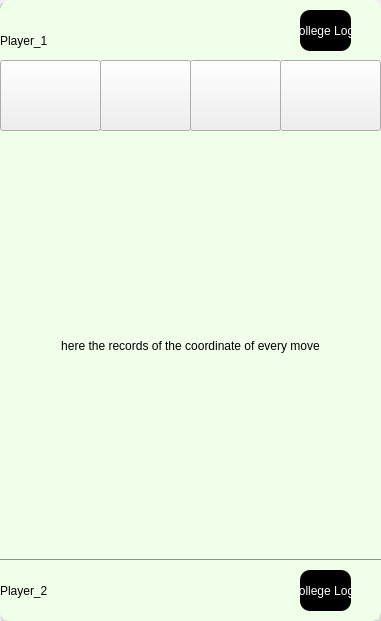
   <widget class="QGroupBox" name="groupBox">
    <property name="geometry">
     <rect>
      <x>900</x>
      <y>100</y>
      <width>381</width>
      <height>621</height>
     </rect>
    </property>
    <property name="title">
     <string>GroupBox</string>
    </property>
    <widget class="QLabel" name="P_1">
     <property name="geometry">
      <rect>
       <x>0</x>
       <y>0</y>
       <width>381</width>
       <height>81</height>
      </rect>
     </property>
     <property name="styleSheet">
      <string notr="true">QLabel {
	border-top-left-radius: 10px;
	border-top-right-radius: 10px;
 	background-color: rgb(240, 255, 233);
}

</string>
     </property>
     <property name="text">
      <string>Player_1</string>
     </property>
    </widget>
    <widget class="QLabel" name="label_2">
     <property name="geometry">
      <rect>
       <x>0</x>
       <y>560</y>
       <width>381</width>
       <height>61</height>
      </rect>
     </property>
     <property name="styleSheet">
      <string notr="true">QLabel {
	border-bottom-left-radius: 10px;
	border-bottom-right-radius: 10px;
 	background-color: rgb(240, 255, 233);
}

</string>
     </property>
     <property name="text">
      <string>Player_2</string>
     </property>
    </widget>
    <widget class="QLabel" name="P_2">
     <property name="geometry">
      <rect>
       <x>0</x>
       <y>130</y>
       <width>381</width>
       <height>431</height>
      </rect>
     </property>
     <property name="styleSheet">
      <string notr="true">QLabel {
    background-color: rgb(240, 255, 233);
 	border-bottom: 2px solid rgb(144, 144, 144);
  
}
</string>
     </property>
     <property name="lineWidth">
      <number>5</number>
     </property>
     <property name="text">
      <string>here the records of the coordinate of every move</string>
     </property>
     <property name="alignment">
      <set>Qt::AlignCenter</set>
     </property>
    </widget>
    <widget class="QPushButton" name="ForwardLeft">
     <property name="geometry">
      <rect>
       <x>0</x>
       <y>60</y>
       <width>101</width>
       <height>71</height>
      </rect>
     </property>
     <property name="toolTipDuration">
      <number>-1</number>
     </property>
     <property name="styleSheet">
      <string notr="true">QPushButton {
	background-color: rgb (204, 216, 197);
}

</string>
     </property>
     <property name="text">
      <string/>
     </property>
     <property name="icon">
      <iconset>
       <normaloff>Forward-Left.png</normaloff>Forward-Left.png</iconset>
     </property>
     <property name="iconSize">
      <size>
       <width>30</width>
       <height>30</height>
      </size>
     </property>
    </widget>
    <widget class="QPushButton" name="ForwrdRight">
     <property name="geometry">
      <rect>
       <x>280</x>
       <y>60</y>
       <width>101</width>
       <height>71</height>
      </rect>
     </property>
     <property name="styleSheet">
      <string notr="true">QPushButton {
	background-color: rgb (204, 216, 197);
}

</string>
     </property>
     <property name="text">
      <string/>
     </property>
     <property name="icon">
      <iconset>
       <normaloff>Forward-Right.png</normaloff>Forward-Right.png</iconset>
     </property>
     <property name="iconSize">
      <size>
       <width>30</width>
       <height>30</height>
      </size>
     </property>
    </widget>
    <widget class="QPushButton" name="NextRight">
     <property name="geometry">
      <rect>
       <x>190</x>
       <y>60</y>
       <width>91</width>
       <height>71</height>
      </rect>
     </property>
     <property name="styleSheet">
      <string notr="true">QPushButton {
	background-color: rgb (204, 216, 197);
}

</string>
     </property>
     <property name="text">
      <string/>
     </property>
     <property name="icon">
      <iconset>
       <normaloff>Next-Right.png</normaloff>Next-Right.png</iconset>
     </property>
     <property name="iconSize">
      <size>
       <width>30</width>
       <height>30</height>
      </size>
     </property>
    </widget>
    <widget class="QPushButton" name="NextLeft">
     <property name="geometry">
      <rect>
       <x>100</x>
       <y>60</y>
       <width>91</width>
       <height>71</height>
      </rect>
     </property>
     <property name="styleSheet">
      <string notr="true">QPushButton {
	background-color: rgb (204, 216, 197);
}

</string>
     </property>
     <property name="text">
      <string/>
     </property>
     <property name="icon">
      <iconset>
       <normaloff>Next-Left.png</normaloff>Next-Left.png</iconset>
     </property>
     <property name="iconSize">
      <size>
       <width>30</width>
       <height>30</height>
      </size>
     </property>
    </widget>
    <widget class="QLabel" name="logo">
     <property name="geometry">
      <rect>
       <x>300</x>
       <y>10</y>
       <width>51</width>
       <height>41</height>
      </rect>
     </property>
     <property name="styleSheet">
      <string notr="true">QLabel {
	border-top-left-radius: 10px;
	border-top-right-radius: 10px;
	border-bottom-left-radius: 10px;
	border-bottom-right-radius: 10px;
 	background-color: black;
	color: white;
}

</string>
     </property>
     <property name="text">
      <string>College Logo</string>
     </property>
     <property name="alignment">
      <set>Qt::AlignCenter</set>
     </property>
    </widget>
    <widget class="QLabel" name="label_3">
     <property name="geometry">
      <rect>
       <x>300</x>
       <y>570</y>
       <width>51</width>
       <height>41</height>
      </rect>
     </property>
     <property name="styleSheet">
      <string notr="true">QLabel {
	border-top-left-radius: 10px;
	border-top-right-radius: 10px;
	border-bottom-left-radius: 10px;
	border-bottom-right-radius: 10px;
 	background-color: black;
	color: white;
}

</string>
     </property>
     <property name="text">
      <string>College Logo</string>
     </property>
     <property name="alignment">
      <set>Qt::AlignCenter</set>
     </property>
    </widget>
    <zorder>P_2</zorder>
    <zorder>P_1</zorder>
    <zorder>label_2</zorder>
    <zorder>ForwardLeft</zorder>
    <zorder>ForwrdRight</zorder>
    <zorder>NextRight</zorder>
    <zorder>NextLeft</zorder>
    <zorder>logo</zorder>
    <zorder>label_3</zorder>
   </widget>
